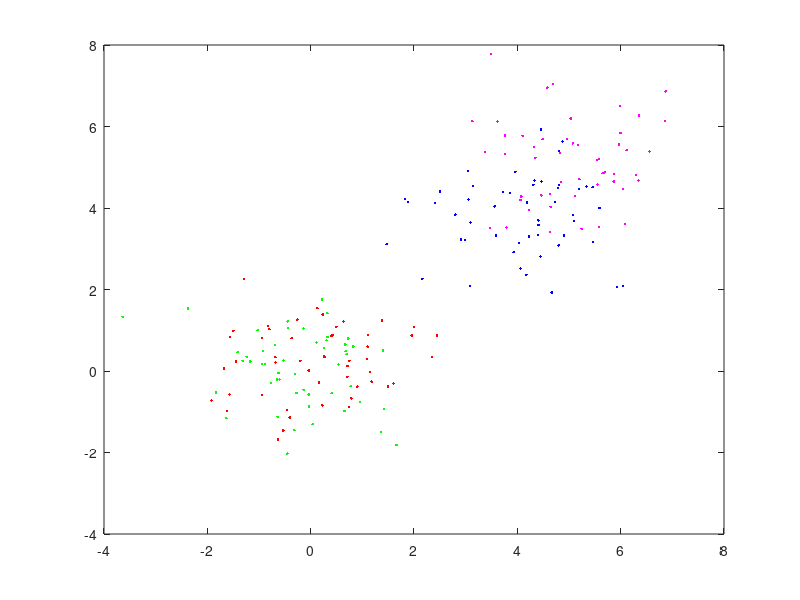

This figure's MATLAB source: (Note: this script raises an error after producing the figure.)
clear all;
clc;

C = 0.1719;
ker = struct('type', 'linear');

n = 50;
randn('state', 2);
x1 = randn(n,2);
y1 = ones(n,1);
x2 = 4 + randn(n, 2);
y2 = -ones(n,1);
X = [x1;x2];
Y = [y1;y2];

figure(1);
plot(x1(:,1), x1(:,2), 'r.', x2(:,1),x2(:,2),'b.');

hold on;
x3 = randn(n,2);
x4 = 5 + randn(n,2);
Xd = [x3;x4];
plot(x3(:,1),x3(:,2), 'g.',x4(:,1), x4(:,2),'m.');

hold on;
svm = svmTrain('svc_c',X,Y,ker,C);

a = svm.a;
epsilon = 1e-10;
i_sv = find(abs(a)>epsilon);
plot(X(i_sv,1),X(i_sv,2),'y+');

[x1,x2] = meshgrid(-5:0.05:6,-5:0.05:6);
[rows,cols] = size(x1);
nt = rows*cols;
Xt =[reshape(x1,1,nt);reshape(x2,1,nt)]';
Yt = svmSim(svm, Xt);
Yt = reshape(Yt, rows, cols);
contour(x1,x2,Yt,[0,0],'m');
hold on;
Yd = svmSim(svm,Xd);           % 测试输出 

 

 plot(x3(:,1),x3(:,2),'kx') 
hold on;  
 
 plot(X(i_sv,1),X(i_sv,2),'ro'); 
hold on; 
 contour(x1,x2,Yt,[0 0],'m');   